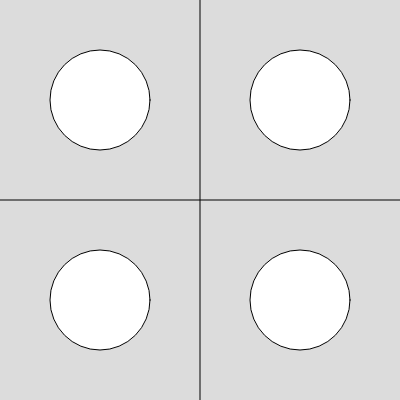
Frame 1 (no input)
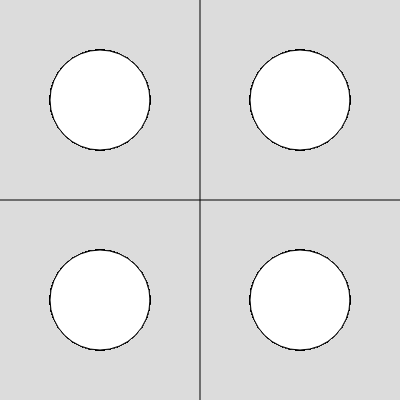
Frame 60 (no input)
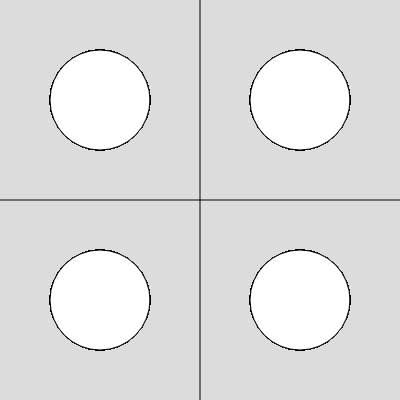
Frame 120 (the mouse pressed at the canvas centre since frame 60)

The p5.js sketch that drew these frames (run headless with seeded random() and noise() and a simulated clock; from frame 60 on, the mouse is pressed at the canvas centre):

// p5.js sketch
// ── sketch.js
let  circleWidth = 100;

function setup() {
  createCanvas(400, 400);
  background(220);
  
  line(width/2, 0, width/2, height);
  line(0, height/2, width, height/2);  
}

function draw() {
  
  // TODO: Move circle to top-left quadrant
  circle(width/4, height/4, circleWidth);
  
  // TODO: Move circle to top-right quadrant
  circle(width/4, height - height/4, circleWidth);
  
  // TODO: Move circle to bottom-left quadrant
  circle(width - width/4, height/4, circleWidth);
  
  // TODO: Move circle to bottom-right quadrant
  circle(width - width/4, height - height/4, circleWidth);
  
}
